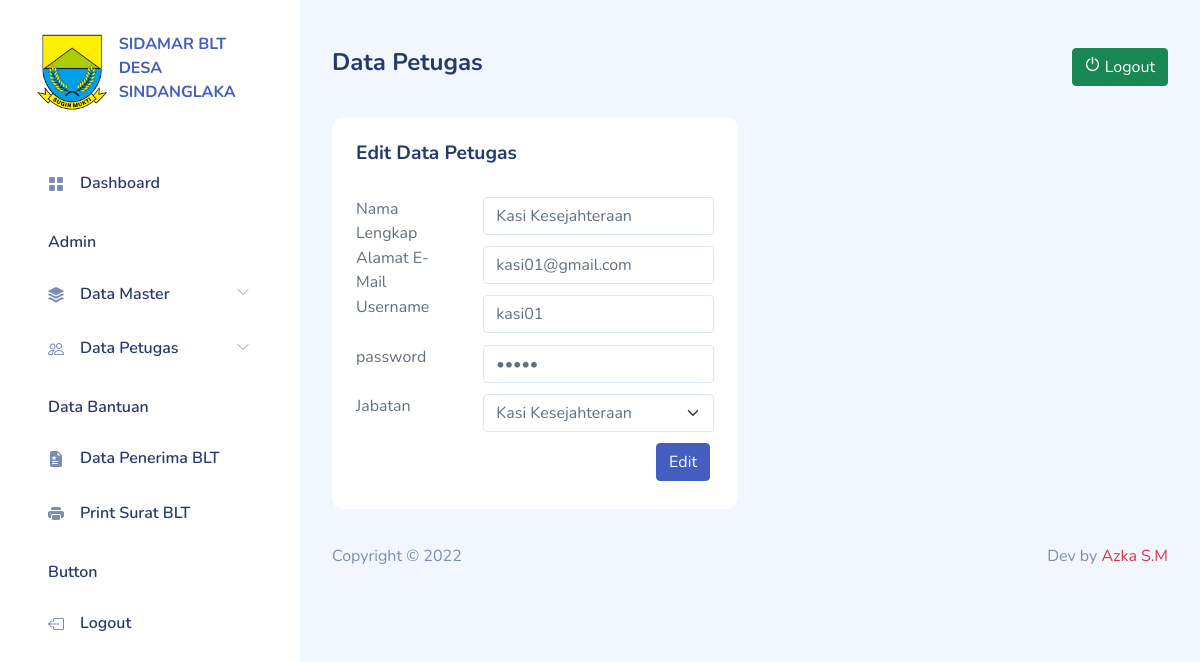
The page /data_petugas_edit.php?id=2 (signed in) on the database its author committed.
### tables this page shows
CREATE TABLE `users` (
  `id` int(11) NOT NULL,
  `nama` varchar(255) NOT NULL,
  `email` varchar(255) NOT NULL,
  `username` varchar(255) NOT NULL,
  `password` varchar(255) NOT NULL,
  `jabatan` int(11) NOT NULL,
  `date_created` date NOT NULL,
  `is_active` int(11) NOT NULL
);

CREATE TABLE `data_jabatan` (
  `id_jabatan` int(11) NOT NULL,
  `nama_jabatan` varchar(255) NOT NULL,
  `date_created` date NOT NULL,
  `is_active` int(11) NOT NULL
);

### functions.php (called while the page is built, shortened)
<?php
$conn = mysqli_connect("localhost", "root", "", "db_sdlk_blt");
function query($query)
{
    global $conn;
    $result = mysqli_query($conn, $query);
    $rows = [];
    while ($row = mysqli_fetch_assoc($result)) {
        $rows[] = $row;
    }
    return $rows;
}

### data_petugas_edit.php (the view, shortened to what this page needs)
<?php
require "functions.php";
$id = $_GET["id"];
$u = query("SELECT * FROM users JOIN data_jabatan ON users.jabatan = data_jabatan.id_jabatan WHERE id = $id")[0];
include "template_header.php";
include "template_sidebar.php";
?>
<div id="main">
    <div class="page-heading">
        <div class="row">
            <div class="col">
                <h4>Data Petugas</h4>
            </div>
            <div class="col">
                <a href="logout.php" class="btn btn-success float-end" onclick="return confirm('Yakin akan keluar dari aplikasi?');">
                    <i class="icon dripicons-power"></i>
                    Logout
                </a>
            </div>
        </div>
    </div>
    <div class="page-content">
        <section class="row">
            <div class="col-12 col-lg-6">
                <div class="card">
                    <div class="card-header">
                        <div class="row">
                            <div class="col-12 col-lg-8">
                                <h4>Edit Data Petugas</h4>
                            </div>
                            <div class="col-12 col-lg-4">
                            </div>
                        </div>
                    </div>
                    <div class="card-body">
                        <form class="form form-horizontal" action="" method="POST">
                            <div class="form-body">
                                <div class="row">
                                    <div class="col-12 col-md-4">
                                        <label for="nama">Nama Lengkap</label>
                                    </div>
                                    <div class="col-12 col-md-8 form-group">
                                        <input type="text" id="nama" class="form-control" name="nama" value="<?= $u["nama"] ?>">
                                    </div>
                                    <div class="col-12 col-md-4">
                                        <label for="email">Alamat E-Mail</label>
                                    </div>
                                    <div class="col-12 col-md-8 form-group">
                                        <input type="email" id="email" class="form-control" name="email" value="<?= $u["email"] ?>">
                                    </div>
                                    <div class="col-12 col-md-4">
                                        <label for="username">Username</label>
                                    </div>
                                    <div class="col-12 col-md-8 form-group">
                                        <input type="text" id="username" class="form-control" name="username" value="<?= $u["username"] ?>">
                                    </div>
                                    <div class="col-12 col-md-4">
                                        <label for="password">password</label>
                                    </div>
                                    <div class="col-12 col-md-8 form-group">
                                        <input type="password" id="password" class="form-control" name="password" value="<?= $u["password"] ?>">
                                    </div>
                                    <div class="col-12 col-md-4">
                                        <label for="jabatan">Jabatan</label>
                                    </div>
                                    <fieldset class="col-12 col-md-8 form-group">
                                        <select class="form-select" id="jabatan" name="jabatan">
                                            <option value="<?= $u["id_jabatan"] ?>"><?= $u["nama_jabatan"] ?></option>
                                        </select>
                                    </fieldset>
                                    <div class="col-sm-12 d-flex justify-content-end">
                                        <button type="submit" class="btn btn-primary me-1 mb-1" name="petugas_edit">Edit</button>
                                    </div>
                                </div>
                            </div>
                        </form>
                    </div>
                </div>
            </div>
        </section>
    </div>
    <?php
    include "template_footer.php";
    ?>

### assets/css/app.css (style rules this page uses)
.btn i,.btn svg { height:16px;width:16px }
.btn.btn-danger,.btn.btn-info,.btn.btn-primary,.btn.btn-secondary,.btn.btn-success,.btn.btn-warning { color:#fff }
.card { border:none;margin-bottom:2.2rem }
.card .card-header { border:none }
.card .card-header h4 { font-size:1.2rem;font-weight:700 }
.card .card-header~.card-body { padding-top:0 }
.card .card-body { padding:1.5rem }
.form-group { margin-bottom:.7rem }
#main { margin-left:300px;padding:2rem }
.page-heading { margin:0 0 2rem }
a { text-decoration:none }

### rows shown on the page
users: nama "Kasi Kesejahteraan", email "kasi01@gmail.com", username "kasi01", jabatan "Kasi Kesejahteraan"
